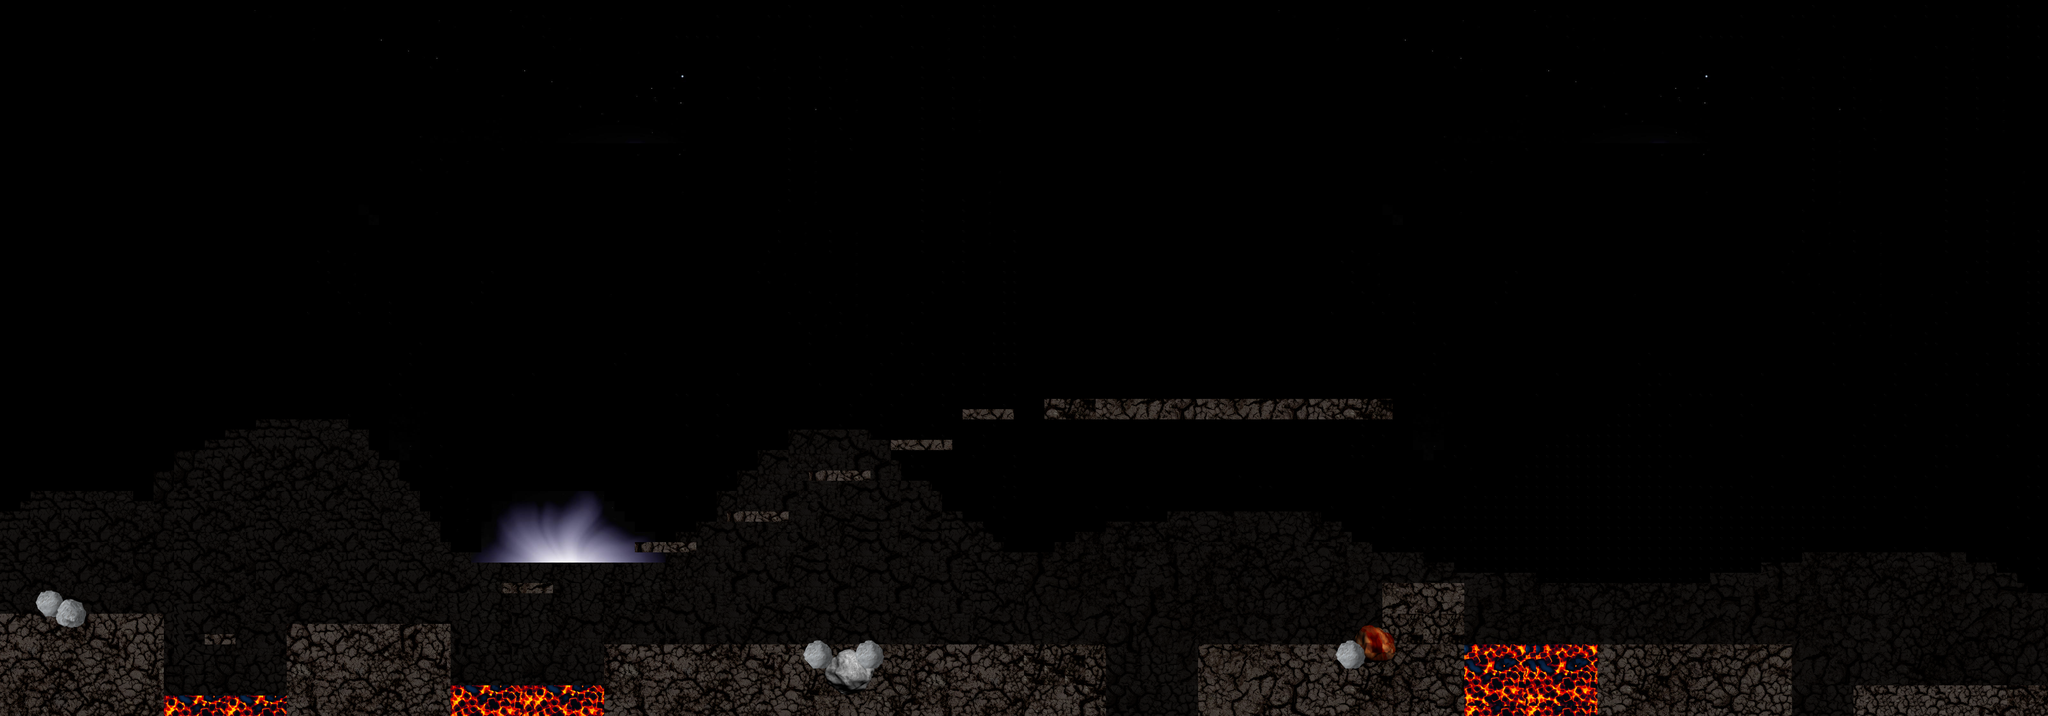

This game map was drawn from its Tiled (.tmx) file and the tilesets committed beside it. A one-line description and the trimmed map source follow:
An orthogonal 200x70 tile map with 32x32 px tiles, 6 tile layers (Meta, FondoPrincipal, bg2, bg1, ...), 8 tilesets and 1 object (Player).

<map version="1.0" orientation="orthogonal" width="200" height="70" tilewidth="32" tileheight="32">
 <tileset firstgid="1" name="fondo1" tilewidth="32" tileheight="32">
  <image source="fondo1.jpg" width="1280" height="960" />
 </tileset>
 <tileset firstgid="1201" name="texturamercurio" tilewidth="32" tileheight="32">
  <image source="texturamercurio.jpg" width="1024" height="1024" />
 </tileset>
 <tileset firstgid="2225" name="color" tilewidth="32" tileheight="32">
  <image source="rocks/color.png" width="551" height="860" />
  <tile id="22">
   <properties>
    <property name="Obstáculo" value="True" />
   </properties>
  </tile>
  <tile id="23">
   <properties>
    <property name="Obstáculo" value="True" />
   </properties>
  </tile>
  <tile id="24">
   <properties>
    <property name="Obstáculo" value="True" />
   </properties>
  </tile>
  <tile id="39">
   <properties>
    <property name="Obstáculo" value="True" />
   </properties>
  </tile>
  <tile id="40">
   <properties>
    <property name="Obstáculo" value="True" />
   </properties>
  </tile>
  <tile id="41">
   <properties>
    <property name="Obstáculo" value="True" />
   </properties>
  </tile>
  <tile id="56">
   <properties>
    <property name="Obstáculo" value="True" />
   </properties>
  </tile>
  <tile id="57">
   <properties>
    <property name="Obstáculo" value="True" />
   </properties>
  </tile>
  <tile id="58">
   <properties>
    <property name="Obstáculo" value="True" />
   </properties>
  </tile>
  <tile id="73">
   <properties>
    <property name="Obstáculo" value="True" />
   </properties>
  </tile>
  <tile id="74">
   <properties>
    <property name="Obstáculo" value="True" />
   </properties>
  </tile>
  <tile id="75">
   <properties>
    <property name="Obstáculo" value="True" />
   </properties>
  </tile>
  <tile id="138">
   <properties>
    <property name="colision" value="true" />
   </properties>
  </tile>
  <tile id="153">
   <properties>
    <property name="colision" value="true" />
   </properties>
  </tile>
  <tile id="155">
   <properties>
    <property name="colision" value="true" />
   </properties>
  </tile>
  <tile id="157">
   <properties>
    <property name="colision" value="true" />
   </properties>
  </tile>
  <tile id="170">
   <properties>
    <property name="colision" value="true" />
   </properties>
  </tile>
  <tile id="172">
   <properties>
    <property name="damage" value="true" />
   </properties>
  </tile>
  <tile id="173">
   <properties>
    <property name="colision" value="true" />
   </properties>
  </tile>
  <tile id="174">
   <properties>
    <property name="colision" value="true" />
   </properties>
  </tile>
  <tile id="187">
   <properties>
    <property name="colision" value="true" />
   </properties>
  </tile>
  <tile id="411">
   <properties>
    <property name="colision" value="true" />
   </properties>
  </tile>
 </tileset>
 <tileset firstgid="2667" name="b10009" tilewidth="32" tileheight="32">
  <image source="asteroids/large/b10009.png" width="320" height="240" />
 </tileset>
 <tileset firstgid="2737" name="asteroid_01" tilewidth="32" tileheight="32">
  <image source="asteroid_01.png" width="1024" height="1024" />
 </tileset>
 <tileset firstgid="3761" name="a30003" tilewidth="37" tileheight="37">
  <image source="asteroids/large/a30003.png" width="320" height="240" />
 </tileset>
 <tileset firstgid="3809" name="lava_1" tilewidth="32" tileheight="32">
  <image source="lava_1.png" width="250" height="250" />
 </tileset>
 <tileset firstgid="3858" name="1" tilewidth="32" tileheight="32">
  <image source="1.png" width="2048" height="2048" />
 </tileset>
 <layer name="Meta" width="200" height="70">
  <properties>
   <property name="colision" value="True" />
  </properties>
  <data>[14000 cells, 598 non-empty, 7 distinct tile ids]</data>
 </layer>
 <layer name="FondoPrincipal" width="200" height="70">
  <data>[14000 cells, 14000 non-empty, 373 distinct tile ids]</data>
 </layer>
 <layer name="bg2" width="200" height="70" opacity="0.28">
  <data>[14000 cells, 3261 non-empty, 543 distinct tile ids]</data>
 </layer>
 <layer name="bg1" width="200" height="70">
  <data>[14000 cells, 1172 non-empty, 502 distinct tile ids]</data>
 </layer>
 <layer name="Rocas1" width="200" height="70">
  <data>[14000 cells, 231 non-empty, 106 distinct tile ids]</data>
 </layer>
 <layer name="Rocas2" width="200" height="70">
  <data>[14000 cells, 66 non-empty, 33 distinct tile ids]</data>
 </layer>
 <objectgroup name="Objetos" width="200" height="70">
  <object name="Astronauta" type="Player" x="320" y="1792" width="96" height="128" />
 </objectgroup>
</map>
